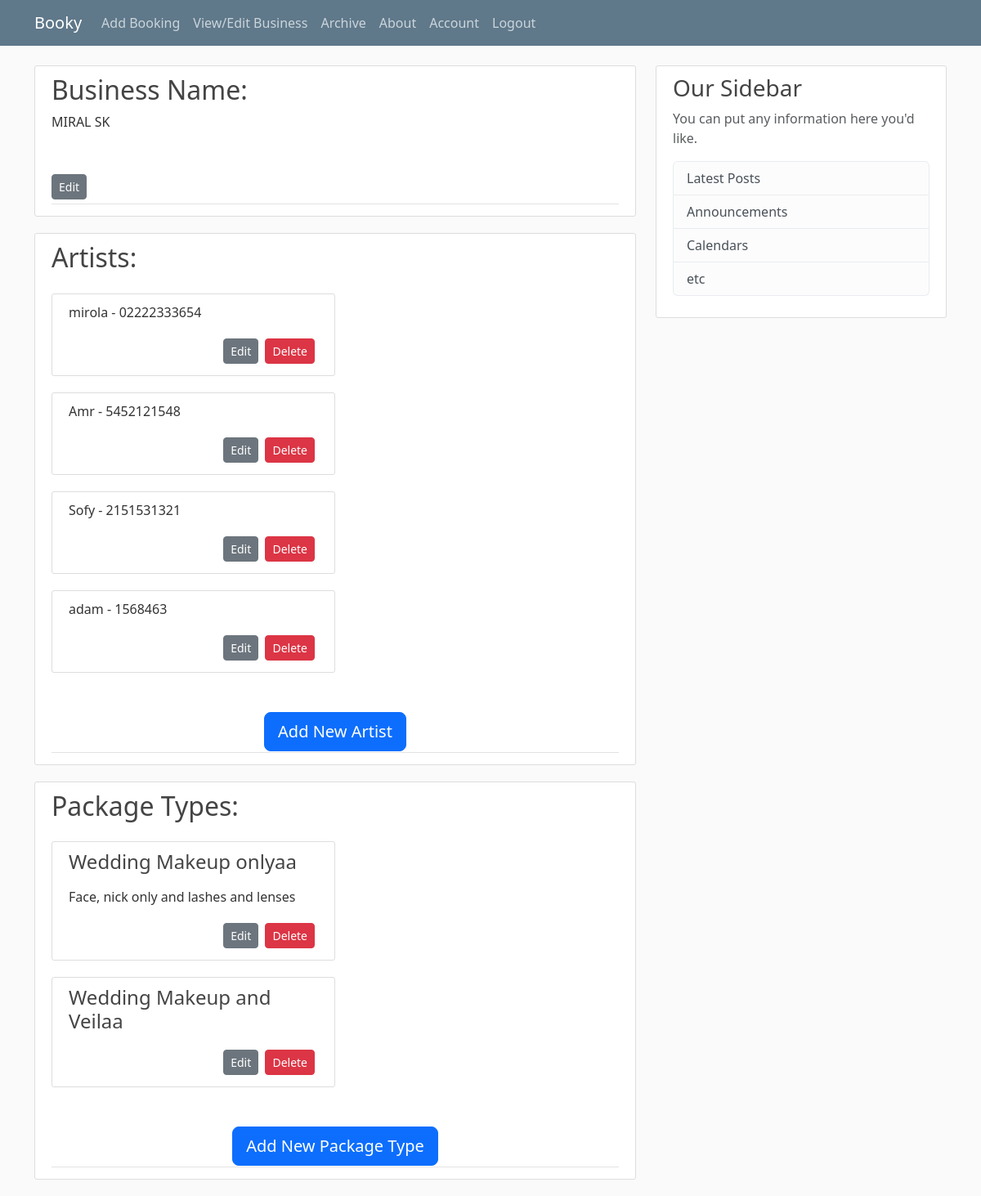
Screenshot of /business (signed in) with the database file from the repository.
### booky/models.py (models this page shows, shortened)
class User(db.Model, UserMixin):
    __tablename__ = "user"
    user_id = db.Column(db.Integer, primary_key=True, autoincrement=True)
    username = db.Column(db.String(20), unique=True, nullable=False)
    email = db.Column(db.String(120), unique=True, nullable=False)
    business_name = db.Column(db.String(120))
    image_file = db.Column(db.String(20), nullable=False, default='default.jpg')
    password = db.Column(db.String(60), nullable=False)
    created_at = db.Column(db.DateTime, nullable=False, default=datetime.utcnow)
    first_login = db.Column(db.Integer, default=0)
    __table_args__ = (
        db.Index('idx_username_email', 'username', 'email'),
    )

class Artist(db.Model):
    __tablename__ = "artist"
    artist_id = db.Column(db.Integer, primary_key=True, autoincrement=True)
    user_id = db.Column(db.Integer, db.ForeignKey('user.user_id', onupdate='CASCADE', ondelete='CASCADE'), nullable=False)
    artist_name = db.Column(db.String(20))
    artist_number = db.Column(db.String(20))
    user = db.relationship('User', backref='artists', lazy=True)

class PackageType(db.Model):
    __tablename__ = "packagetype"
    package_type_id = db.Column(db.Integer, primary_key=True, autoincrement=True)
    user_id = db.Column(db.Integer, db.ForeignKey('user.user_id', onupdate='CASCADE', ondelete='CASCADE'), nullable=False)
    package_type = db.Column(db.String(90))
    package_type_detail = db.Column(db.String(200))
    user = db.relationship('User', backref='package_types', lazy=True)

### booky/routes.py (the view)
@app.route("/business")
@login_required
def business():
    artist_form = ArtistForm()
    package_form = PackageForm()
    return render_template("business.html", artist_form=artist_form, package_form=package_form)

### booky/models.py (called while the page is built)
@login_manager.user_loader
def load_user(user_id):
    return User.query.get(int(user_id))

### booky/templates/business.html (shortened to what this page needs)
{% extends "base.html" %} {% block content %}
<article class="media content-section" id="business_name">
  <div class="media-body">
    <div class="article-metadata">
      <div class="form-group mb-5 w-50">
        <h2>Business Name:</h2>
        <p>{{ current_user.business_name }}</p>
      </div>
      <div>
        <a
          class="btn btn-secondary btn-sm mt-1 mb-1"
          href="{{ url_for('business_name') }}"
          >Edit</a
        >
      </div>
    </div>
  </div>
</article>
<article class="media content-section" id="artists">
  <div class="media-body">
    <div class="article-metadata">
      <div class="form-group mb-5 w-50">
        <h2 class="mb-4">Artists:</h2>
        {% for artist in current_user.artists %}
        <div class="media content-section">
          <p>{{ artist.artist_name }} - {{ artist.artist_number }}</p>
          <div class="text-end">
            <a
              href="{{ url_for('update_artist', artist_id=artist.artist_id) }}"
              class="btn btn-secondary btn-sm mt-1 mb-1"
              >Edit
            </a>
            <button type="button" class="btn btn-danger btn-sm m-1" data-bs-toggle="modal" data-bs-target="#deleteModal" data-bs-id="{{ artist.artist_id }}">Delete</button>
          </div>
        </div>
        {% endfor %}
      </div>
      <div class="text-center">
        <a class="btn btn-primary btn-lg" href="{{ url_for("new_artist") }}">Add New Artist</a>
      </div>
    </div>
  </div>
</article>
<article class="media content-section" id="package_types">
<div class="media-body">
    <div class="article-metadata">
      <div class="form-group mb-5 w-50">
        <h2 class="mb-4">Package Types:</h2>
        {% for package_type in current_user.package_types %}
        <div class="media content-section">
          <h4 class="mb-3">{{ package_type.package_type }}</h4>
          <p>{{ package_type.package_type_detail }}</p>
          <div class="text-end">
            <a
              href="{{ url_for('update_package_type', package_type_id=package_type.package_type_id) }}"
              class="btn btn-secondary btn-sm mt-1 mb-1"
              >Edit
            </a>
            <button type="button" class="btn btn-danger btn-sm m-1" data-bs-toggle="modal" data-bs-target="#deleteModal" data-bs-title="Package Type" data-bs-id="{{ package_type.package_type_id }}">Delete</button>
          </div>
        </div>
        {% endfor %}
      </div>
      <div class="text-center">
        <a class="btn btn-primary btn-lg" href="{{ url_for("new_package") }}">Add New Package Type</a>
      </div>
    </div>
</div>
</article>
{% endblock content %}

### booky/static/main.css (style rules this page uses)
body { background: #fafafa; color: #333333; margin-top: 5rem; }
h1, h2, h3, h4, h5, h6 { color: #444444; }
.content-section { background: #ffffff; padding: 10px 20px; border: 1px solid #dddddd; border-radius: 3px; margin-bottom: 20px; }
.article-metadata { padding-bottom: 1px; margin-bottom: 4px; border-bottom: 1px solid #e3e3e3; }

### rows the page displays
User: business_name "MIRAL SK"
Artist: artist_name "mirola", artist_number "02222333654"
Artist: artist_name "Amr", artist_number "5452121548"
Artist: artist_name "Sofy", artist_number "2151531321"
Artist: artist_name "adam", artist_number "1568463"
PackageType: package_type "Wedding Makeup onlyaa", package_type_detail "Face, nick only and lashes and lenses"
PackageType: package_type "Wedding Makeup and Veilaa"
